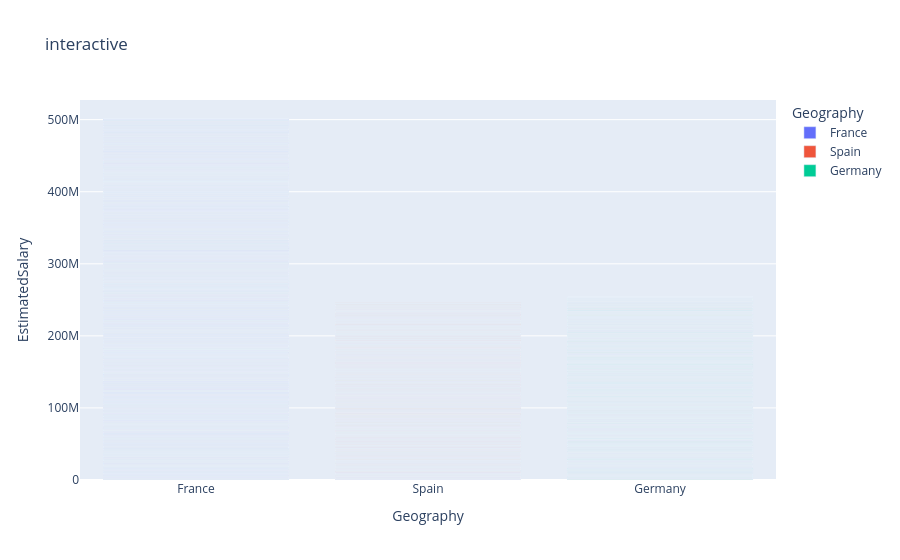

Here is the notebook cell this chart was saved with:
### Code cell
fig = px.bar(df,x='Geography',y='EstimatedSalary',color='Geography',title='interactive')
fig.show()

### Figure 1 — Plotly figure (JSON) as saved in the notebook; plotly's stock layout.template omitted (floating-point values rounded to 4 significant figures; data arrays with more than 128 entries replaced by an {"elided": "..."} marker saying what was removed)
{"data": [{"hovertemplate": "Geography=%{x}<br>EstimatedSalary=%{y}<extra></extra>", "legendgroup": "France", "marker": {"color": "#636efa", "pattern": {"shape": ""}}, "name": "France", "orientation": "v", "showlegend": true, "textposition": "auto", "type": "bar", "x": {"elided": "5014 str values"}, "xaxis": "x", "y": {"elided": "5014 float values"}, "yaxis": "y"}, {"hovertemplate": "Geography=%{x}<br>EstimatedSalary=%{y}<extra></extra>", "legendgroup": "Spain", "marker": {"color": "#EF553B", "pattern": {"shape": ""}}, "name": "Spain", "orientation": "v", "showlegend": true, "textposition": "auto", "type": "bar", "x": {"elided": "2477 str values"}, "xaxis": "x", "y": {"elided": "2477 float values"}, "yaxis": "y"}, {"hovertemplate": "Geography=%{x}<br>EstimatedSalary=%{y}<extra></extra>", "legendgroup": "Germany", "marker": {"color": "#00cc96", "pattern": {"shape": ""}}, "name": "Germany", "orientation": "v", "showlegend": true, "textposition": "auto", "type": "bar", "x": {"elided": "2509 str values"}, "xaxis": "x", "y": {"elided": "2509 float values"}, "yaxis": "y"}], "layout": {"barmode": "relative", "legend": {"title": {"text": "Geography"}, "tracegroupgap": 0}, "title": {"text": "interactive"}, "xaxis": {"anchor": "y", "categoryarray": ["France", "Spain", "Germany"], "categoryorder": "array", "domain": [0, 1], "title": {"text": "Geography"}}, "yaxis": {"anchor": "x", "domain": [0, 1], "title": {"text": "EstimatedSalary"}}}}
